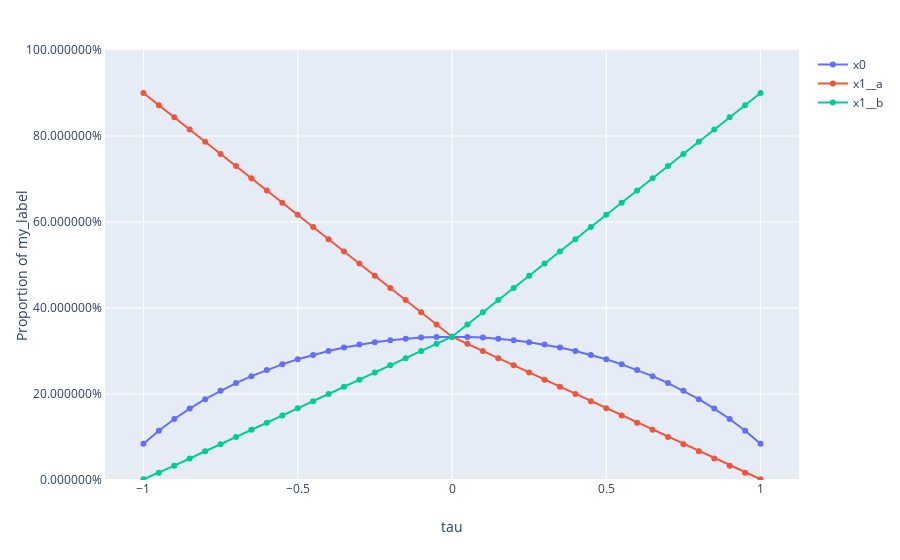

Write notebook code for a chart like this one.
### Code cell
explainer.plot_bias(X_cat, y_pred, inline=True)
